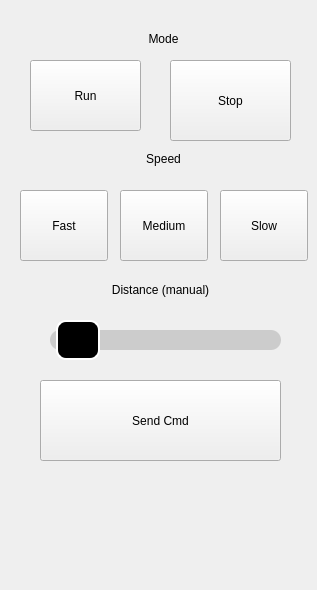
           <widget class="QWidget" name="ForkliftPage">
            <widget class="QPushButton" name="LiftUp">
             <property name="geometry">
              <rect>
               <x>30</x>
               <y>490</y>
               <width>101</width>
               <height>91</height>
              </rect>
             </property>
             <property name="sizePolicy">
              <sizepolicy hsizetype="Minimum" vsizetype="Maximum">
               <horstretch>0</horstretch>
               <verstretch>0</verstretch>
              </sizepolicy>
             </property>
             <property name="styleSheet">
              <string notr="true">background-color: transparent;
border: none;</string>
             </property>
             <property name="text">
              <string/>
             </property>
             <property name="icon">
              <iconset>
               <normaloff>controlArrows/lift.svg</normaloff>controlArrows/lift.svg</iconset>
             </property>
             <property name="iconSize">
              <size>
               <width>80</width>
               <height>80</height>
              </size>
             </property>
             <property name="checkable">
              <bool>true</bool>
             </property>
             <attribute name="buttonGroup">
              <string notr="true">buttonGroup_2</string>
             </attribute>
            </widget>
            <widget class="QPushButton" name="LowerDown">
             <property name="geometry">
              <rect>
               <x>190</x>
               <y>490</y>
               <width>101</width>
               <height>91</height>
              </rect>
             </property>
             <property name="sizePolicy">
              <sizepolicy hsizetype="Minimum" vsizetype="Maximum">
               <horstretch>0</horstretch>
               <verstretch>0</verstretch>
              </sizepolicy>
             </property>
             <property name="styleSheet">
              <string notr="true">background-color: transparent;
border: none;</string>
             </property>
             <property name="text">
              <string/>
             </property>
             <property name="icon">
              <iconset>
               <normaloff>controlArrows/lower.svg</normaloff>controlArrows/lower.svg</iconset>
             </property>
             <property name="iconSize">
              <size>
               <width>80</width>
               <height>80</height>
              </size>
             </property>
             <property name="checkable">
              <bool>true</bool>
             </property>
             <attribute name="buttonGroup">
              <string notr="true">buttonGroup_2</string>
             </attribute>
            </widget>
            <widget class="QSlider" name="SliderLift">
             <property name="geometry">
              <rect>
               <x>50</x>
               <y>320</y>
               <width>231</width>
               <height>41</height>
              </rect>
             </property>
             <property name="styleSheet">
              <string notr="true">QSlider::groove:horizontal {
    height: 20px;
    background: #ccc;
    border-radius: 10px;
}
QSlider::handle:horizontal {
    background: #000000;
    border: 2px solid white;
    width: 40px;
    margin: -10px 0; /* center handle */
    border-radius: 10px;
}</string>
             </property>
             <property name="minimum">
              <number>80</number>
             </property>
             <property name="maximum">
              <number>1500</number>
             </property>
             <property name="singleStep">
              <number>10</number>
             </property>
             <property name="value">
              <number>123</number>
             </property>
             <property name="sliderPosition">
              <number>123</number>
             </property>
             <property name="orientation">
              <enum>Qt::Orientation::Horizontal</enum>
             </property>
            </widget>
            <widget class="QPushButton" name="FastForktLiftButton">
             <property name="geometry">
              <rect>
               <x>20</x>
               <y>190</y>
               <width>88</width>
               <height>71</height>
              </rect>
             </property>
             <property name="text">
              <string>Fast</string>
             </property>
             <property name="checkable">
              <bool>true</bool>
             </property>
             <attribute name="buttonGroup">
              <string notr="true">buttonGroup</string>
             </attribute>
            </widget>
            <widget class="QPushButton" name="SlowLiftButton">
             <property name="geometry">
              <rect>
               <x>220</x>
               <y>190</y>
               <width>88</width>
               <height>71</height>
              </rect>
             </property>
             <property name="text">
              <string>Slow</string>
             </property>
             <property name="checkable">
              <bool>true</bool>
             </property>
             <attribute name="buttonGroup">
              <string notr="true">buttonGroup</string>
             </attribute>
            </widget>
            <widget class="QPushButton" name="RunForkliftButton">
             <property name="geometry">
              <rect>
               <x>30</x>
               <y>60</y>
               <width>111</width>
               <height>71</height>
              </rect>
             </property>
             <property name="text">
              <string>Run</string>
             </property>
             <property name="checkable">
              <bool>true</bool>
             </property>
            </widget>
            <widget class="QPushButton" name="StopForkliftButton">
             <property name="geometry">
              <rect>
               <x>170</x>
               <y>60</y>
               <width>121</width>
               <height>81</height>
              </rect>
             </property>
             <property name="text">
              <string>Stop</string>
             </property>
             <property name="checkable">
              <bool>false</bool>
             </property>
            </widget>
            <widget class="QLabel" name="label_2">
             <property name="geometry">
              <rect>
               <x>130</x>
               <y>30</y>
               <width>67</width>
               <height>17</height>
              </rect>
             </property>
             <property name="text">
              <string>Mode</string>
             </property>
             <property name="alignment">
              <set>Qt::AlignmentFlag::AlignCenter</set>
             </property>
            </widget>
            <widget class="QLabel" name="label_4">
             <property name="geometry">
              <rect>
               <x>130</x>
               <y>150</y>
               <width>67</width>
               <height>17</height>
              </rect>
             </property>
             <property name="text">
              <string>Speed</string>
             </property>
             <property name="alignment">
              <set>Qt::AlignmentFlag::AlignCenter</set>
             </property>
            </widget>
            <widget class="QPushButton" name="SendForkliftCommand">
             <property name="geometry">
              <rect>
               <x>40</x>
               <y>380</y>
               <width>241</width>
               <height>81</height>
              </rect>
             </property>
             <property name="text">
              <string>Send Cmd</string>
             </property>
             <property name="checkable">
              <bool>false</bool>
             </property>
            </widget>
            <widget class="QPushButton" name="MediumLiftButton">
             <property name="geometry">
              <rect>
               <x>120</x>
               <y>190</y>
               <width>88</width>
               <height>71</height>
              </rect>
             </property>
             <property name="text">
              <string>Medium</string>
             </property>
             <property name="checkable">
              <bool>true</bool>
             </property>
             <attribute name="buttonGroup">
              <string notr="true">buttonGroup</string>
             </attribute>
            </widget>
            <widget class="QLabel" name="label_7">
             <property name="geometry">
              <rect>
               <x>90</x>
               <y>280</y>
               <width>141</width>
               <height>20</height>
              </rect>
             </property>
             <property name="text">
              <string>Distance (manual)</string>
             </property>
             <property name="alignment">
              <set>Qt::AlignmentFlag::AlignCenter</set>
             </property>
            </widget>
           </widget>
